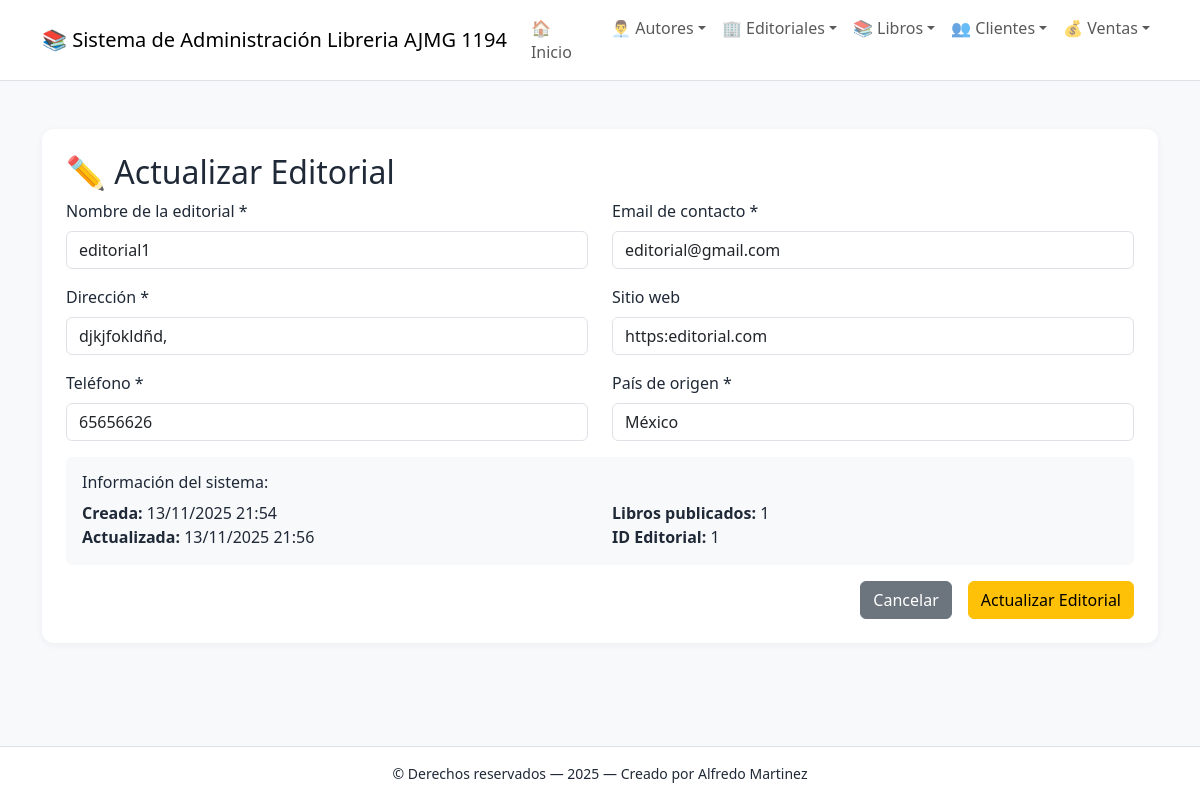
/editoriales/editar/1/, run on the app's committed database.
### app_Libreria/models.py (models this page shows, shortened)
class Editorial(models.Model):
    editorialid = models.AutoField(primary_key=True, verbose_name="ID Editorial")
    nombreeditorial = models.CharField(max_length=255, unique=True, verbose_name="Nombre de la editorial")
    direccion = models.CharField(max_length=255, verbose_name="Dirección", default="Sin dirección")
    telefono = models.CharField(max_length=20, verbose_name="Teléfono", default="Sin teléfono")
    emailcontacto = models.EmailField(verbose_name="Email de contacto", default="sin@email.com")
    sitioweb = models.URLField(verbose_name="Sitio web", blank=True)
    paisorigen = models.CharField(max_length=50, verbose_name="País de origen", default="México")
    created_at = models.DateTimeField(auto_now_add=True, verbose_name="Fecha de creación")
    updated_at = models.DateTimeField(auto_now=True, verbose_name="Fecha de actualización")
    class Meta:
        verbose_name = "Editorial"
        verbose_name_plural = "Editoriales"
        ordering = ['nombreeditorial']

### app_Libreria/views.py (the view)
# urls.py: path('editoriales/editar/<int:editorial_id>/', views.actualizar_editorial, name='actualizar_editorial'),
def actualizar_editorial(request, editorial_id):
    editorial = get_object_or_404(Editorial, editorialid=editorial_id)
    return render(request, 'editorial/actualizar_editorial.html', {'editorial': editorial})

### app_Libreria/templates/editorial/actualizar_editorial.html (shortened to what this page needs)
{% extends 'base.html' %}
{% block content %}
<div class="soft-card p-4">
    <h2>✏️ Actualizar Editorial</h2>
    <form method="post" action="{% url 'realizar_actualizacion_editorial' editorial.editorialid %}">
        <div class="row">
            <div class="col-md-6">
                <div class="mb-3">
                    <label class="form-label">Nombre de la editorial *</label>
                    <input type="text" class="form-control" name="nombreeditorial" value="{{ editorial.nombreeditorial }}" required>
                </div>
                <div class="mb-3">
                    <label class="form-label">Dirección *</label>
                    <input type="text" class="form-control" name="direccion" value="{{ editorial.direccion }}" required>
                </div>
                <div class="mb-3">
                    <label class="form-label">Teléfono *</label>
                    <input type="text" class="form-control" name="telefono" value="{{ editorial.telefono }}" required>
                </div>
            </div>
            <div class="col-md-6">
                <div class="mb-3">
                    <label class="form-label">Email de contacto *</label>
                    <input type="email" class="form-control" name="emailcontacto" value="{{ editorial.emailcontacto }}" required>
                </div>
                <div class="mb-3">
                    <label class="form-label">Sitio web</label>
                    <input type="url" class="form-control" name="sitioweb" value="{{ editorial.sitioweb }}">
                </div>
                <div class="mb-3">
                    <label class="form-label">País de origen *</label>
                    <input type="text" class="form-control" name="paisorigen" value="{{ editorial.paisorigen }}" required>
                </div>
            </div>
        </div>
        <div class="mb-3 p-3 bg-light rounded">
            <h6>Información del sistema:</h6>
            <div class="row">
                <div class="col-md-6">
                    <strong>Creada:</strong> {{ editorial.created_at|date:"d/m/Y H:i" }}<br>
                    <strong>Actualizada:</strong> {{ editorial.updated_at|date:"d/m/Y H:i" }}
                </div>
                <div class="col-md-6">
                    <strong>Libros publicados:</strong> {{ editorial.libros.count }}<br>
                    <strong>ID Editorial:</strong> {{ editorial.editorialid }}
                </div>
            </div>
        </div>
        <div class="d-grid gap-2 d-md-flex justify-content-md-end">
            <a href="{% url 'ver_editoriales' %}" class="btn btn-secondary me-md-2">Cancelar</a>
            <button type="submit" class="btn btn-warning">Actualizar Editorial</button>
        </div>
    </form>
</div>
{% endblock %}

### app_Libreria/templates/base.html (style rules this page uses)
body { background-color: #f7f9fb; color: #1f2937; }
.soft-card { background-color: #ffffff; border-radius: 12px; box-shadow: 0 2px 8px rgba(31,41,55,0.05); }

### data on the page
Editorial: nombreeditorial "editorial1", direccion "djkjfokldñd,", telefono "65656626", emailcontacto "editorial@gmail.com", sitioweb "https:editorial.com", paisorigen "México", created_at "13/11/2025 21:54", updated_at "13/11/2025 21:56", libros.count "1", editorialid "1"
